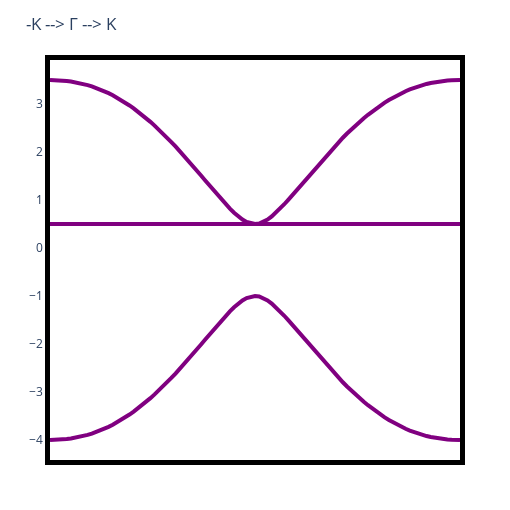

Write notebook code for a chart like this one.
### Code cell
let nps::Int = 100, t1Δ = 1.0, t2Δ = 0.5, t3Δ = 2.0, t1∇ = -1.5, t2∇ = 0.7, t3∇ = -0.3
    p::Params = Params(t1Δ, t2Δ, t3Δ, t1∇, t2∇, t3∇)
    println("t1Δ = ", p.t1Δ)
    println("t2Δ = ", p.t2Δ)
    println("t3Δ = ", p.t3Δ)
    println("t1∇ = ", p.t1∇)
    println("t2∇ = ", p.t2∇)
    println("t3∇ = ", p.t3∇)
    
    kpath_nodes::Vector{SVector{2, Float64}} = [-high_symmetry_points["K"], 
                    high_symmetry_points["Γ"], 
                    high_symmetry_points["K"]];
    kpath_fbz::Vector{Vector{Float64}} = interpolate(kpath_nodes, nps);
    kpath_fbz = [SVector{2, Float64}(v) for v ∈ kpath_fbz]
    plot_simple_kagome_bands(;p = p, seedname = "-K --> Γ --> K", kpath = kpath_fbz, title = Nothing)
end
